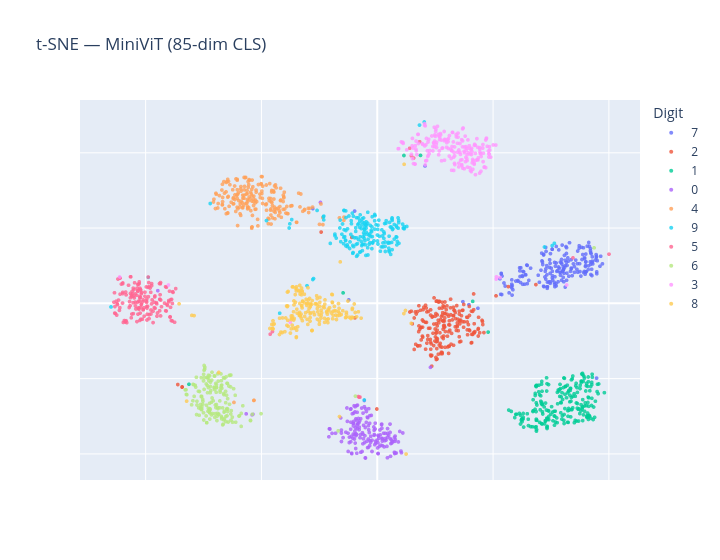

The cell this chart's notebook holds for it:
### Code cell
embs, labs = extract_embeddings(vit, test_loader)
"""Extract MiniViT CLS embeddings from the test set after training."""
plot_tsne(embs, labs, 'MiniViT (85-dim CLS)')
"""Plot MiniViT CLS embedding space in 2D using t-SNE."""

### Figure 1 — Plotly figure (JSON) as saved in the notebook; plotly's stock layout.template omitted (floating-point values rounded to 4 significant figures; data arrays with more than 128 entries replaced by an {"elided": "..."} marker saying what was removed)
{"data": [{"hovertemplate": "digit=7<br>x=%{x}<br>y=%{y}<extra></extra>", "legendgroup": "7", "marker": {"color": "#636EFA", "opacity": 0.8, "size": 4, "symbol": "circle"}, "mode": "markers", "name": "7", "showlegend": true, "type": "scattergl", "x": {"elided": "197 float values"}, "xaxis": "x", "y": {"elided": "197 float values"}, "yaxis": "y"}, {"hovertemplate": "digit=2<br>x=%{x}<br>y=%{y}<extra></extra>", "legendgroup": "2", "marker": {"color": "#EF553B", "opacity": 0.8, "size": 4, "symbol": "circle"}, "mode": "markers", "name": "2", "showlegend": true, "type": "scattergl", "x": {"elided": "210 float values"}, "xaxis": "x", "y": {"elided": "210 float values"}, "yaxis": "y"}, {"hovertemplate": "digit=1<br>x=%{x}<br>y=%{y}<extra></extra>", "legendgroup": "1", "marker": {"color": "#00CC96", "opacity": 0.8, "size": 4, "symbol": "circle"}, "mode": "markers", "name": "1", "showlegend": true, "type": "scattergl", "x": {"elided": "226 float values"}, "xaxis": "x", "y": {"elided": "226 float values"}, "yaxis": "y"}, {"hovertemplate": "digit=0<br>x=%{x}<br>y=%{y}<extra></extra>", "legendgroup": "0", "marker": {"color": "#AB63FA", "opacity": 0.8, "size": 4, "symbol": "circle"}, "mode": "markers", "name": "0", "showlegend": true, "type": "scattergl", "x": {"elided": "170 float values"}, "xaxis": "x", "y": {"elided": "170 float values"}, "yaxis": "y"}, {"hovertemplate": "digit=4<br>x=%{x}<br>y=%{y}<extra></extra>", "legendgroup": "4", "marker": {"color": "#FFA15A", "opacity": 0.8, "size": 4, "symbol": "circle"}, "mode": "markers", "name": "4", "showlegend": true, "type": "scattergl", "x": {"elided": "206 float values"}, "xaxis": "x", "y": {"elided": "206 float values"}, "yaxis": "y"}, {"hovertemplate": "digit=9<br>x=%{x}<br>y=%{y}<extra></extra>", "legendgroup": "9", "marker": {"color": "#19D3F3", "opacity": 0.8, "size": 4, "symbol": "circle"}, "mode": "markers", "name": "9", "showlegend": true, "type": "scattergl", "x": {"elided": "189 float values"}, "xaxis": "x", "y": {"elided": "189 float values"}, "yaxis": "y"}, {"hovertemplate": "digit=5<br>x=%{x}<br>y=%{y}<extra></extra>", "legendgroup": "5", "marker": {"color": "#FF6692", "opacity": 0.8, "size": 4, "symbol": "circle"}, "mode": "markers", "name": "5", "showlegend": true, "type": "scattergl", "x": {"elided": "172 float values"}, "xaxis": "x", "y": {"elided": "172 float values"}, "yaxis": "y"}, {"hovertemplate": "digit=6<br>x=%{x}<br>y=%{y}<extra></extra>", "legendgroup": "6", "marker": {"color": "#B6E880", "opacity": 0.8, "size": 4, "symbol": "circle"}, "mode": "markers", "name": "6", "showlegend": true, "type": "scattergl", "x": {"elided": "166 float values"}, "xaxis": "x", "y": {"elided": "166 float values"}, "yaxis": "y"}, {"hovertemplate": "digit=3<br>x=%{x}<br>y=%{y}<extra></extra>", "legendgroup": "3", "marker": {"color": "#FF97FF", "opacity": 0.8, "size": 4, "symbol": "circle"}, "mode": "markers", "name": "3", "showlegend": true, "type": "scattergl", "x": {"elided": "199 float values"}, "xaxis": "x", "y": {"elided": "199 float values"}, "yaxis": "y"}, {"hovertemplate": "digit=8<br>x=%{x}<br>y=%{y}<extra></extra>", "legendgroup": "8", "marker": {"color": "#FECB52", "opacity": 0.8, "size": 4, "symbol": "circle"}, "mode": "markers", "name": "8", "showlegend": true, "type": "scattergl", "x": {"elided": "185 float values"}, "xaxis": "x", "y": {"elided": "185 float values"}, "yaxis": "y"}], "layout": {"height": 560, "legend": {"title": {"text": "Digit"}, "tracegroupgap": 0}, "title": {"text": "t-SNE — MiniViT (85-dim CLS)"}, "width": 720, "xaxis": {"anchor": "y", "domain": [0, 1], "showticklabels": false, "title": {"text": ""}}, "yaxis": {"anchor": "x", "domain": [0, 1], "showticklabels": false, "title": {"text": ""}}}}
